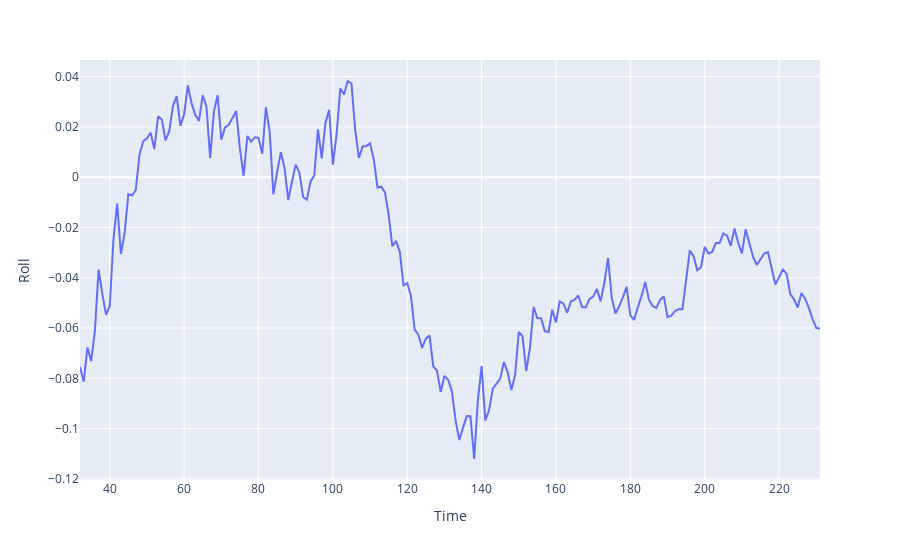

Write notebook code for a chart like this one.
### Code cell
roll = px.line(x=xAxis, y=rollData, labels={'x':'Time', 'y':'Roll'})
roll.show()

### Figure 1 — Plotly figure (JSON) as saved in the notebook; plotly's stock layout.template omitted (floating-point values rounded to 4 significant figures; data arrays with more than 128 entries replaced by an {"elided": "..."} marker saying what was removed)
{"data": [{"hovertemplate": "Time=%{x}<br>Roll=%{y}<extra></extra>", "legendgroup": "", "line": {"color": "#636efa", "dash": "solid"}, "mode": "lines", "name": "", "orientation": "v", "showlegend": false, "type": "scatter", "x": {"elided": "200 int values"}, "xaxis": "x", "y": {"elided": "200 float values"}, "yaxis": "y"}], "layout": {"legend": {"tracegroupgap": 0}, "margin": {"t": 60}, "xaxis": {"anchor": "y", "domain": [0, 1], "title": {"text": "Time"}}, "yaxis": {"anchor": "x", "domain": [0, 1], "title": {"text": "Roll"}}}}
